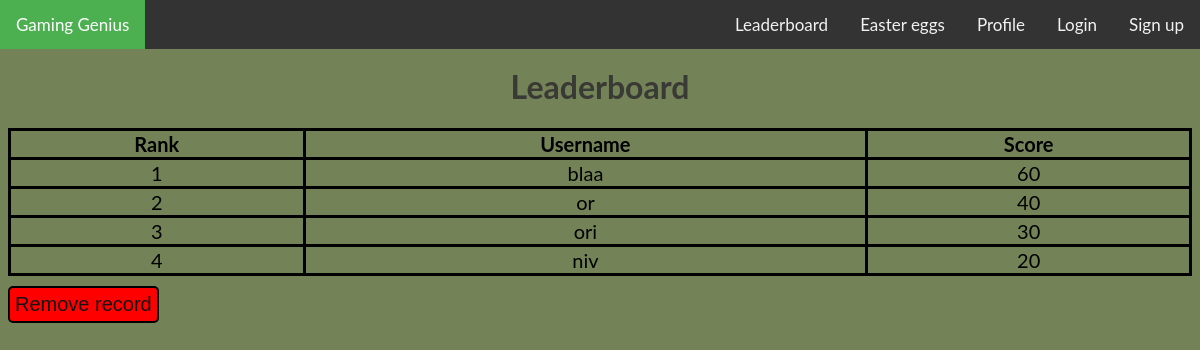
The page /leaderboard on the database as committed earlier.
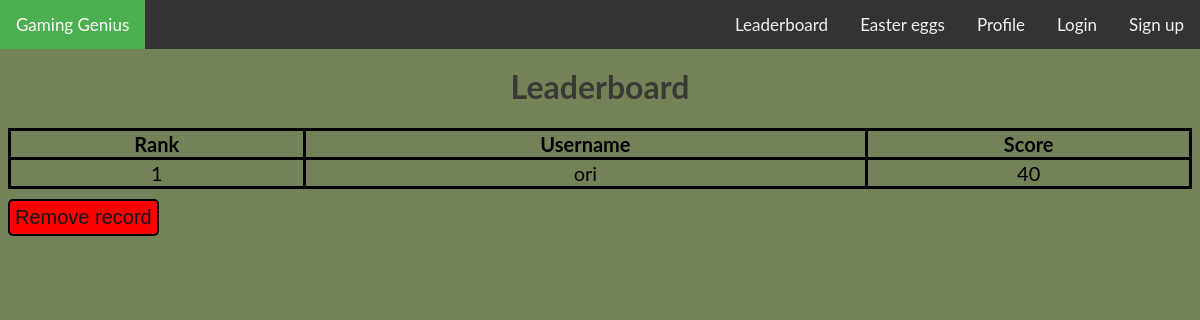
The same page on the database as committed later.
### models.py (models this page shows)
class BaseModel(Model):
    class Meta:
        database = database

class Leaderboard(BaseModel):
    user_id = ForeignKeyField(Users)
    name = TextField()
    score = IntegerField()
    class Meta:
        table_name = 'leaderboard'

### app.py (the view, shortened to what this page needs)
@app.route('/leaderboard', methods=['GET', 'POST'])
def leaderboard():
    if request.method == "GET":
        details = get_leaderboard_details()
        return render_template('leaderboard.j2', details=details)

### app.py (called while the page is built)
def get_leaderboard_details():
    results = Leaderboard.select().order_by(Leaderboard.score.desc())
    tuples = [(result.name, result.score) for result in results]
    return {'Scores': tuples}

@app.before_request
def before_request():
    database.connect()

### templates/leaderboard.j2
{% extends "base.j2" %}
{% block head %}
<link rel="stylesheet" href="../static/leaderboard.css" />
{% endblock %}
{% block content %}
<h1>Leaderboard</h1>
<table id="scores" style="width:100%">
    <tr>
        <th>Rank</th>
        <th>Username</th>
        <th>Score</th>
    </tr>
    {% for score in details.Scores %}
    <tr>
        <td>{{loop.index}}</td>
        <td>{{score[0]}}</td>
        <td>{{score[1]}}</td>
    </tr>
    {% endfor %}
</table>
<form id="dummy_form" action="/leaderboard" method="POST">
    <button class="button">Remove record</button>
</form>
{% endblock %}

Rows that differ between the two databases and show on the page:
removed Leaderboard: name "blaa", score "60"
removed Leaderboard: name "or", score "40"
removed Leaderboard: name "niv", score "20"
changed Leaderboard "ori": score "30" → "40"
